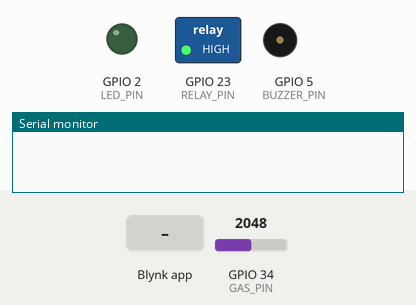
This sketch was run on a simulated ESP32. Parts: switched loads named in the sketch (green lamp = pin HIGH), output pins drawn as LEDs (lit = HIGH), buzzer (waves = sounding), the last lines printed to the serial monitor. Inputs (shaded band) come from the test bench; at power-on: GPIO 34 (GAS_PIN) = 2048. WiFi joins after 1.5 s; servers stay silent unless stated.

Above: at 3.0 s.
3.1 s: Blynk app writes 1 to V1
At 5.0 s:
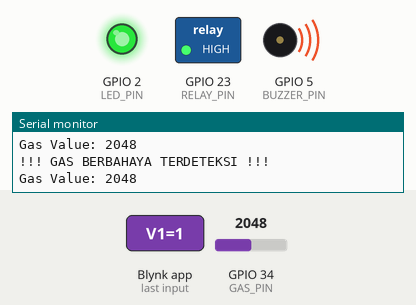
5.3 s: GPIO 34 (GAS_PIN) set to 936
7.0 s: GPIO 34 (GAS_PIN) set to 847
At 8.3 s:
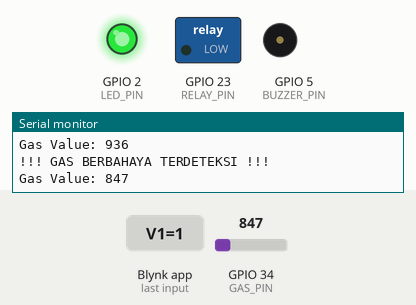
9.3 s: Blynk app writes 0 to V1
At 10.5 s:
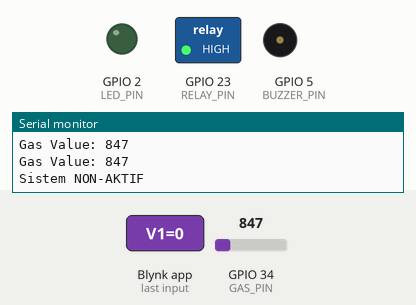
Timing chart, 0 to 11.8 s (numbered marks = the images above; inputs shaded):
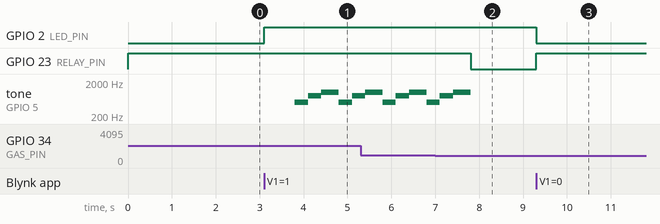

The sketch:

sketch.ino
```cpp
#define BLYNK_TEMPLATE_ID "TMPL6o7AjDhm7"
#define BLYNK_TEMPLATE_NAME "GasSafe"
#define BLYNK_AUTH_TOKEN "xlPqvWlxynIFrmz5nVF5rqwFWwRiUOCE"

#include <WiFi.h>
#include <BlynkSimpleEsp32.h>

// WiFi
char ssid[] = "Wokwi-GUEST";
char pass[] = "";

// Pin Konfigurasi
#define GAS_PIN 34
#define LED_PIN 2
#define RELAY_PIN 23
#define BUZZER_PIN 5


bool sistemAktif = false;

BlynkTimer timer;

void setup() {
  Serial.begin(115200);

  pinMode(GAS_PIN, INPUT);
  pinMode(LED_PIN, OUTPUT);
  pinMode(RELAY_PIN, OUTPUT);
  pinMode(BUZZER_PIN, OUTPUT);

  digitalWrite(LED_PIN, LOW);
  digitalWrite(RELAY_PIN, HIGH); // relay ON
  digitalWrite(BUZZER_PIN, LOW);

  Blynk.begin(BLYNK_AUTH_TOKEN, ssid, pass);

  timer.setInterval(1000L, cekGas);
}

BLYNK_WRITE(V1) {
  sistemAktif = param.asInt();

  if (sistemAktif) {
    digitalWrite(LED_PIN, HIGH);
    Serial.println("Sistem AKTIF");
  } else {
    digitalWrite(LED_PIN, LOW);
    noTone(BUZZER_PIN);
    digitalWrite(RELAY_PIN, HIGH);
    Serial.println("Sistem NON-AKTIF");
  }
}

void cekGas() {
  if (!sistemAktif) return;

  int gasValue = analogRead(GAS_PIN);
  Serial.print("Gas Value: ");
  Serial.println(gasValue);

  Blynk.virtualWrite(V0, gasValue);

  if (gasValue > 900) {
    digitalWrite(RELAY_PIN, HIGH);
    alarmOn(); // gunakan fungsi
    Blynk.logEvent("gas_detected", "Gas berbahaya terdeteksi di dapur!");
    Serial.println("!!! GAS BERBAHAYA TERDETEKSI !!!");
  } else {

    digitalWrite(RELAY_PIN, LOW);
    noTone(BUZZER_PIN);
  }
}

void alarmOn() {
  tone(BUZZER_PIN, 500);
  delay(300);
  tone(BUZZER_PIN, 800);
  delay(300);
  tone(BUZZER_PIN, 1000);
  delay(300);
}

void loop() {
  Blynk.run();
  timer.run();
}
```

Measured:
- the behaviour switches between 901 and 900 on GPIO 34 (GAS_PIN) (found by bisection; images 1 and 2)
- after the input at 3.1 s, GPIO 2 (LED_PIN): LOW → HIGH at once; tone on GPIO 5 (BUZZER_PIN): plays 500 Hz for 0.30 s, 800 Hz for 0.30 s, 1000 Hz for 0.40 s, 500 Hz for 0.30 s, 800 Hz for 0.20 s, starting after 0.70 s
- after the input at 7.0 s, GPIO 23 (RELAY_PIN): HIGH → LOW after 0.80 s
- after the input at 9.3 s, GPIO 2 (LED_PIN): HIGH → LOW at once; GPIO 23 (RELAY_PIN): LOW → HIGH at once
